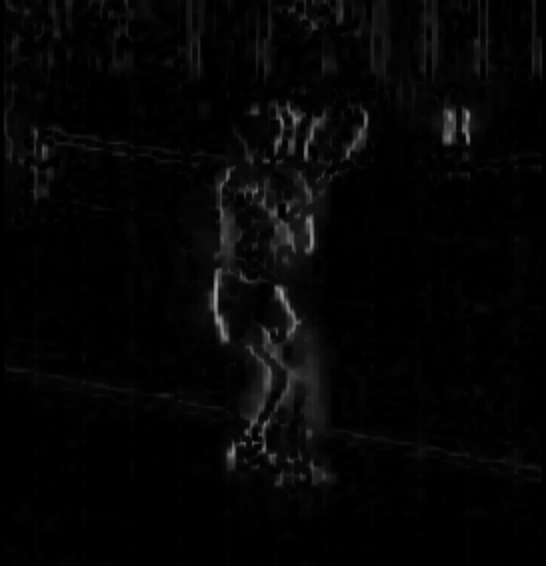
#> input picture Lesson_6/picture/src1_msk.png, 546 x 566 px
$ python center_of_gravity.py
#> lines starting #> are read from the running program, lines starting #| are printed output that depends on the picture; after the words box and inside, x2 and y2 are one past the last pixel; in counts of white or black regions, pixels touching at a corner belong together
import cv2
import numpy as np
import matplotlib.pyplot as plt

img_src = cv2.imread('picture/src1_msk.png', cv2.IMREAD_GRAYSCALE)
#> img_src is the input picture: shape (566, 546); min 0, max 156, mean 5.4

#変数(入力画像,true:画素値が0ではないピクセルを全て1,false:不均一な密度のまま)
m = cv2.moments(img_src)                            #グレースケールの画像を元にモーメント計算をする
#> m = moments, m00 1659074, centre m10/m00, m01/m00 = (279, 233.7)
area = m['m00']
#> area = 1659074
x_g = int(m['m10'] / m['m00'])
#> x_g = 278
y_g = int(m['m01'] / m['m00'])
#> y_g = 233

#変数(入力画像,円の中心座標,円の半径,円の色,円の太さ,円の種類)
cv2.circle(img_src, (x_g, y_g), 4, 100, 2, 4)       #円の描画
#> img_src: shape (566, 546); 0.02% of pixels changed, all inside (x1, y1, x2, y2) = (273, 228, 284, 239)
plt.imshow(img_src)
plt.colorbar()
plt.show()
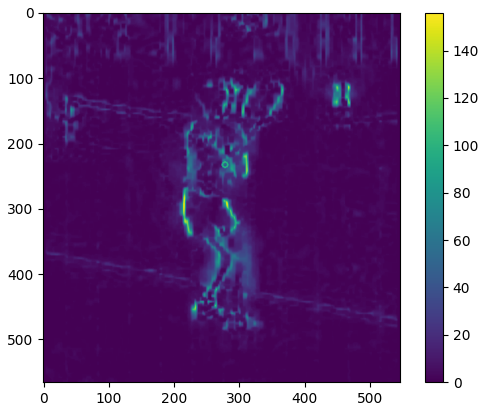
#> figure drawn by matplotlib, 2 panels

$ run again, with Lesson_6/picture/msk.png copied over Lesson_6/picture/src1_msk.png
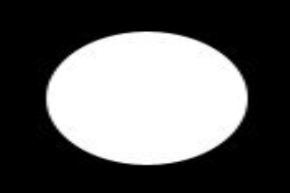
#> input picture Lesson_6/picture/msk.png, 290 x 193 px
#> img_src is the input picture: shape (193, 290); min 0, max 255, mean 96
#> m = moments, m00 5372277, centre m10/m00, m01/m00 = (146.5, 97.79)
#> area = 5372277
#> x_g = 146
#> y_g = 97
#> img_src: shape (193, 290); 0.12% of pixels changed, all inside (x1, y1, x2, y2) = (141, 92, 152, 103)
#> `plt.show()`:
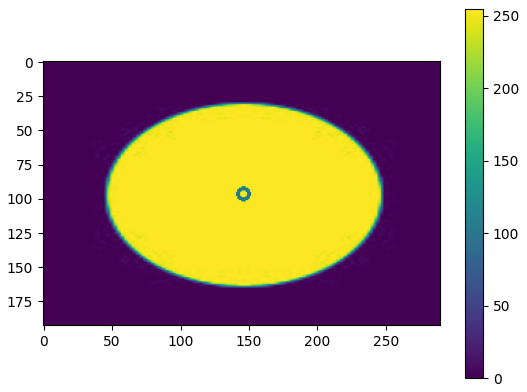
#> figure drawn by matplotlib, 2 panels
